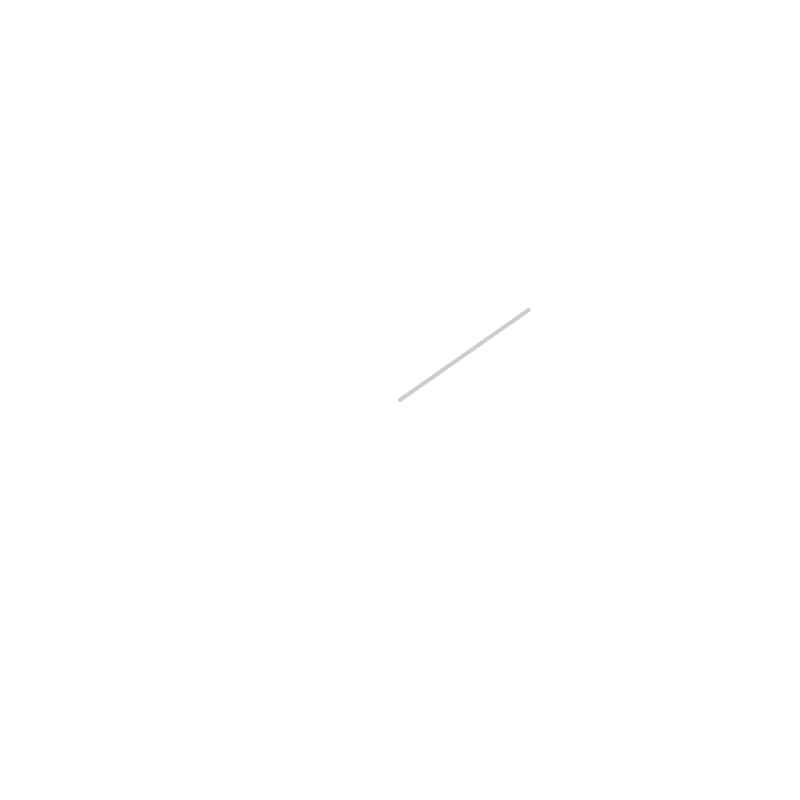
Frame 1 (no input)
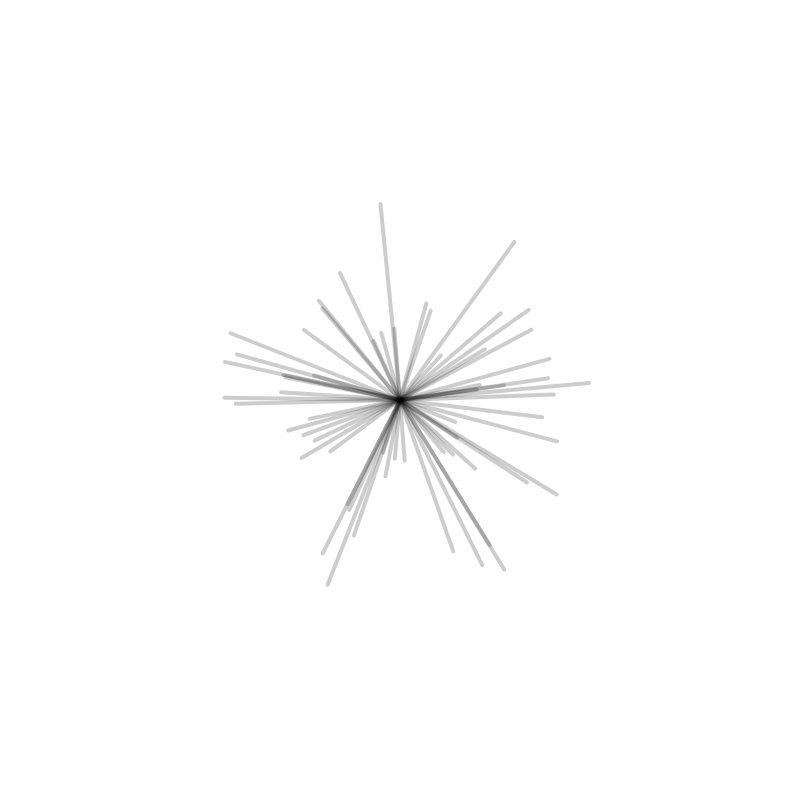
Frame 60 (no input)
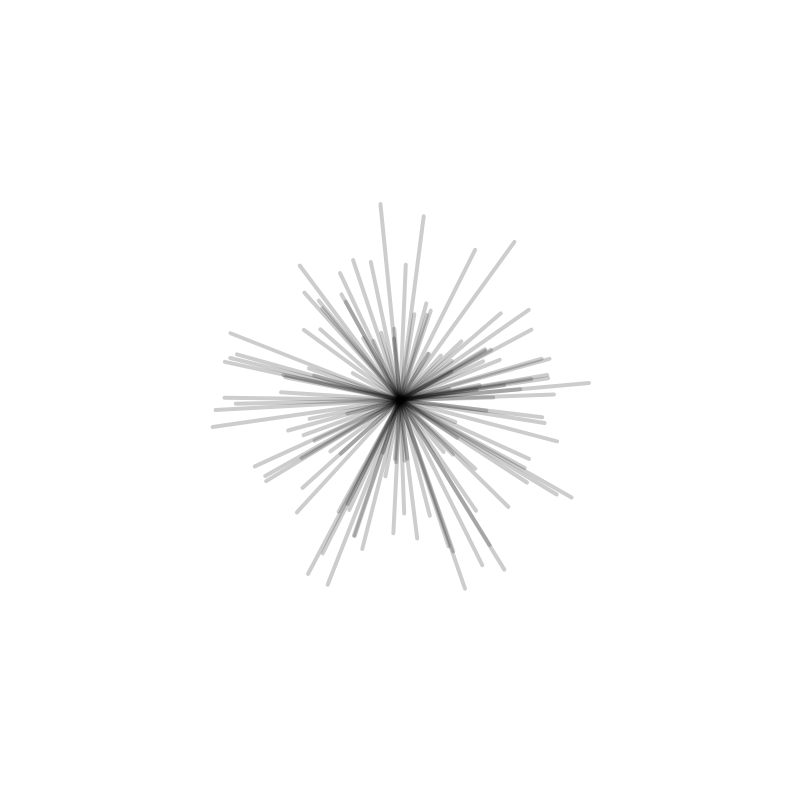
Frame 120 (the mouse pressed at the canvas centre since frame 60)

The p5.js sketch that drew these frames (run headless with seeded random() and noise() and a simulated clock; from frame 60 on, the mouse is pressed at the canvas centre):

// p5.js sketch
// ── sketch.js
function setup() {
  createCanvas(800 , 800);
  background(255);
}

function draw() {
  
  translate(width/2, height/2);
  let v = p5.Vector.random2D();
  v = v.mult(random(50, 200))
  strokeWeight(4);
  stroke(0, 50);
  line(0, 0, v.x, v.y);

}
